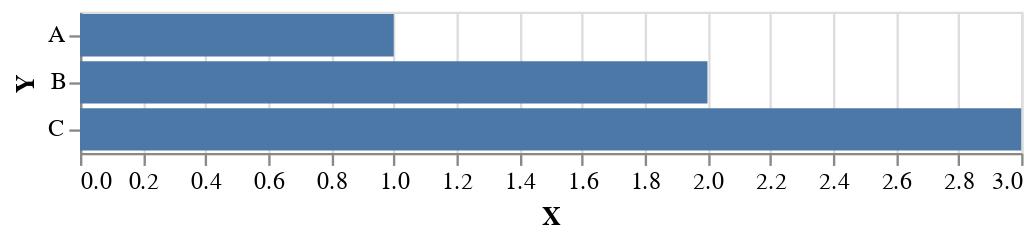

Notebook cell for this chart:
### Markdown cell above
Solution

### Code cell
chart = alt.Chart(df).mark_bar(
).encode(
    x = 'X:Q',     
    y = 'Y:N' 
)
chart

### Figure 1 — Vega-Lite specification as saved in the notebook (floating-point values rounded to 4 significant figures)
{"config": {"view": {"continuousWidth": 400, "continuousHeight": 300}}, "data": {"name": "data-41204eb621ae975685516319983627f1"}, "mark": "bar", "encoding": {"x": {"field": "X", "type": "quantitative"}, "y": {"field": "Y", "type": "nominal"}}, "$schema": "https://vega.github.io/schema/vega-lite/v4.17.0.json", "datasets": {"data-41204eb621ae975685516319983627f1": [{"X": 1, "Y": "A"}, {"X": 2, "Y": "B"}, {"X": 3, "Y": "C"}]}}
